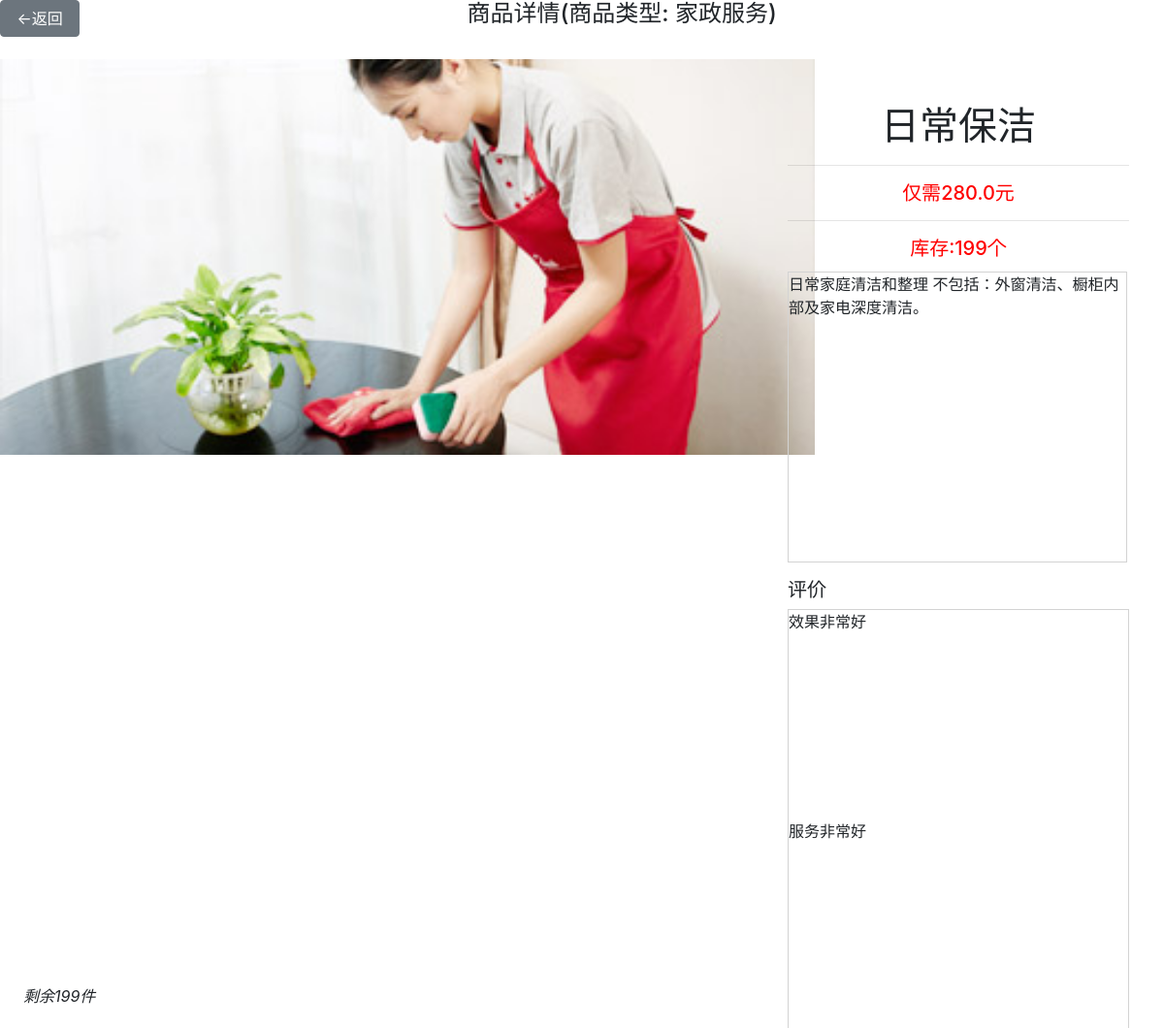
The page /merchant/goodsDetails/2/ (signed in) on the database its author committed.
### merchant/models.py (models this page shows)
class Goods(models.Model):
    id = models.AutoField(primary_key='True')
    merchID = models.IntegerField()
    goodsName = models.CharField(max_length=32)
    image = models.CharField(max_length=128)
    price = models.FloatField(default=0.0)
    type = models.CharField(max_length=32)
    num = models.IntegerField()
    description = models.TextField('商品描述', max_length=255)
    goodsSta = models.IntegerField(default=0)
    frozen = models.IntegerField(default=0)

class CommentonGood(models.Model):
    goodsID = models.IntegerField()
    cusID = models.IntegerField()
    content = models.TextField()
    rate = models.IntegerField()

### merchant/views.py (the view)
# urls.py: path('merchant/goodsDetails/<int:goodsID>/', views.goodsDetails),
@login_required
def goodsDetails(request, goodsID):
    commentList = CommentonGood.objects.filter(goodsID=goodsID)
    customerList = Customer.objects.none()
    for comment in commentList:
        customerList = customerList | Customer.objects.filter(id=comment.cusID)
        c = Customer.objects.all()
    context = dict()
    goodsList = Goods.objects.filter(id=goodsID)
    context['commentList'] = commentList
    context['goods'] = goodsList[0]
    return render(request, 'goodsDetails.html', context)

### merchant/templates/goodsDetails.html (shortened to what this page needs)
<!DOCTYPE html>
<html lang="en">
<head>
    <link rel="stylesheet" href="https://cdn.jsdelivr.net/npm/bootstrap@4.5.0/dist/css/bootstrap.min.css">
    {% load static %}
</head>
<body>
<span>
    <a class="btn btn-secondary" href="/merchant/merchantHome/" style="float: left">&nbsp;<-返回&nbsp;</a>
    <h4 style="text-align: center;">商品详情(商品类型: {{ goods.type }})</h4>
</span>
<br>
<div>
     <div style="border: 30px">
        <img width="70%" src="{% static goods.image %}" style="float: left">
    </div>
    <div style="position: absolute; top: 10%; right: 3%">
        <h1 style="text-align: center">{{ goods.goodsName }}</h1>
        <hr>
        <h5 style="color: red; text-align: center" class="card-title">仅需{{ goods.price }}元</h5>
        <hr>
        <h5 style="color: red; text-align: center" class="card-title">库存:{{ goods.num }}个</h5>
        <p  style="border: solid 1px lightgray; width: 350px; height: 300px; word-wrap: break-word; overflow: paged-y">{{ goods.description }}</p>
        <h5>评价</h5>
        <div style="border: solid 1px lightgray;">
            {% for common in commentList %}
                <p style="width: 350px; height: 200px; word-wrap: break-word; overflow: paged-y">{{ common.content }}</p>
                {% empty %}
                <label style="text-align: center">暂无评价</label>
            {% endfor %}
        </div>
    </div>
     <i style="position: absolute; bottom: 2%; left: 2%;">剩余{{ goods.num }}件</i>
</div>
</body>
</html>

### rows shown on the page
Goods: type "家政服务", image (picture), goodsName "日常保洁", price "280.0", num "199", description "日常家庭清洁和整理 不包括：外窗清洁、橱柜内部及家电深度清洁。"
CommentonGood: content "效果非常好"
CommentonGood: content "服务非常好"
